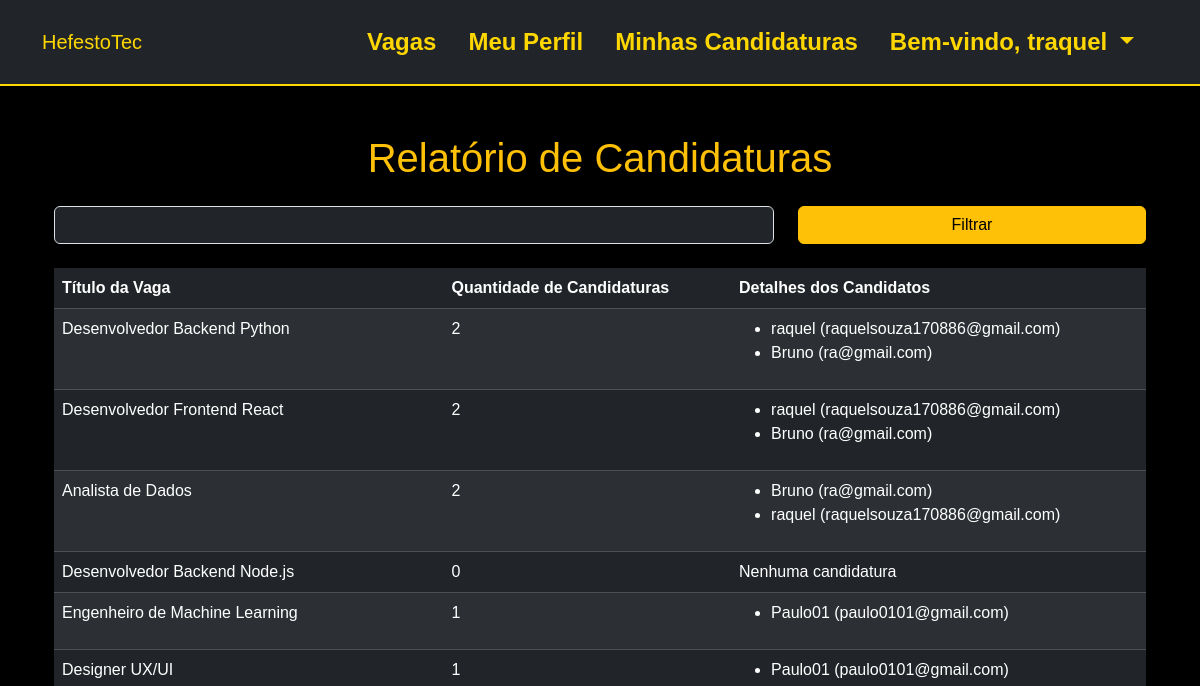
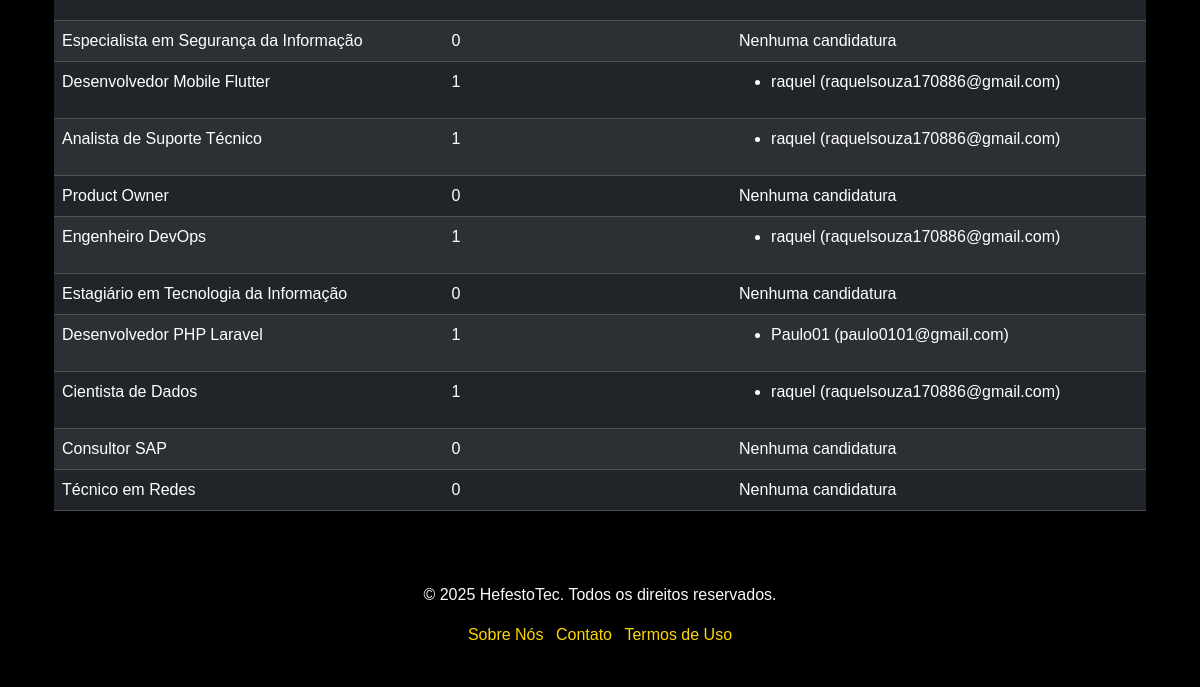
The app's page /relatorio/candidaturas/ (signed in), older data (2 pictures, top to bottom).
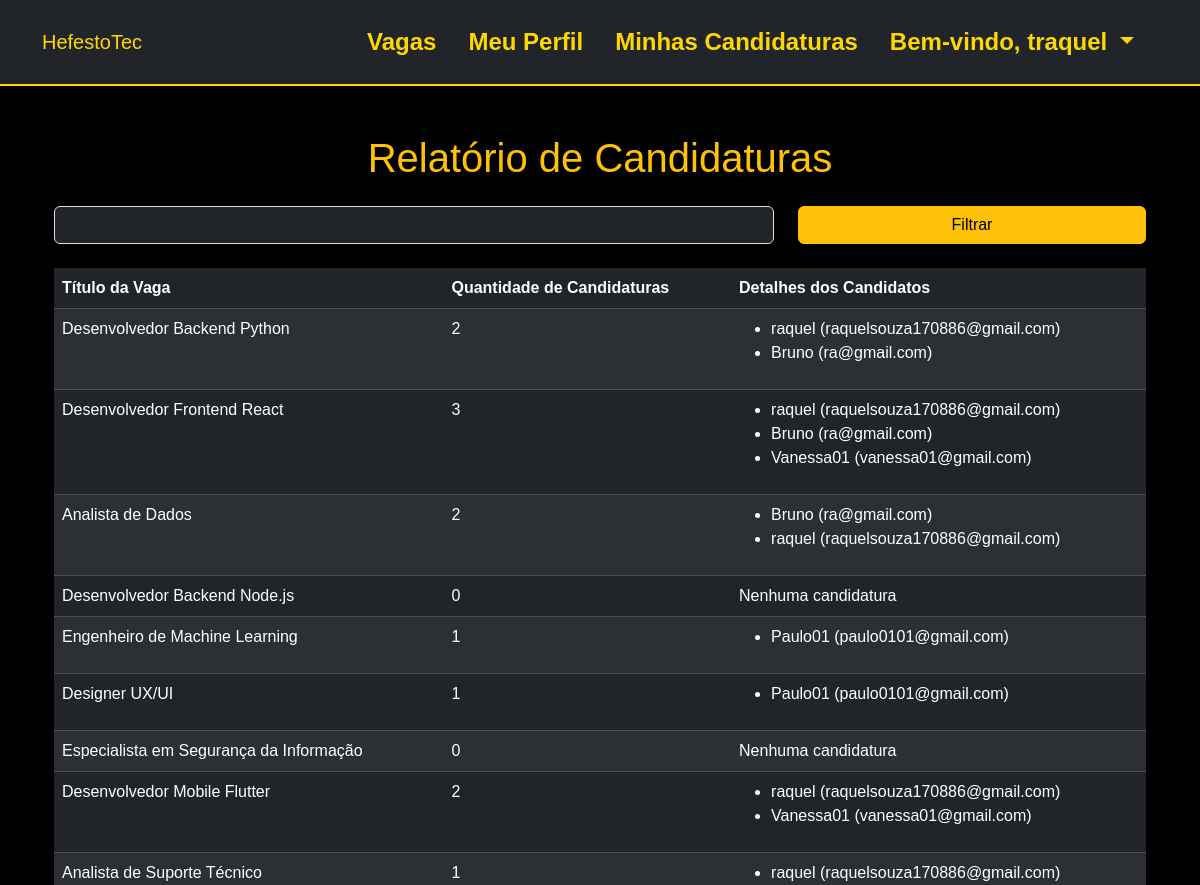
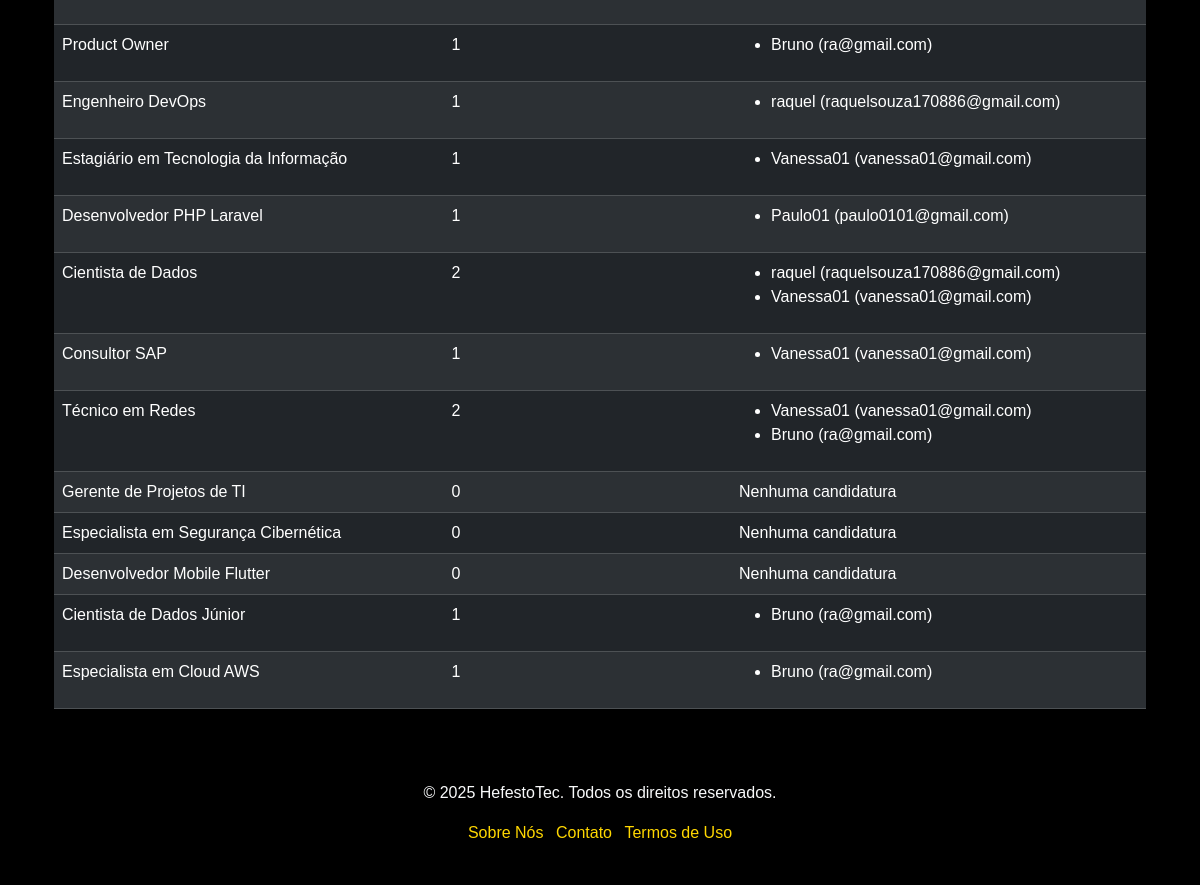
The same page, newer data (2 pictures, top to bottom).
### vagas/models.py (models this page shows, shortened)
class Vaga(models.Model):
    titulo = models.CharField(max_length=255)
    descricao = models.TextField()
    localizacao = models.CharField(max_length=100)
    salario = models.DecimalField(max_digits=10, decimal_places=2, null=True, blank=True)
    tipo = models.CharField(max_length=50, blank=True, null=True)
    beneficios = models.TextField(blank=True, null=True)
    status = models.CharField(max_length=50, blank=True, null=True)
    prazo_inscricao = models.DateField(blank=True, null=True)
    data_criacao = models.DateTimeField(auto_now_add=True)

class Candidatura(models.Model):
    vaga = models.ForeignKey(Vaga, on_delete=models.CASCADE)
    candidato = models.ForeignKey(settings.AUTH_USER_MODEL, on_delete=models.CASCADE)
    data_candidatura = models.DateTimeField(auto_now_add=True)

class Usuario(AbstractUser):
    pass

### vagas/views.py (the view)
# urls.py: path('relatorio/candidaturas/', views.relatorio_candidaturas, name='relatorio_candidaturas'),
@login_required
@staff_member_required
def relatorio_candidaturas(request):
    vagas = Vaga.objects.all()
    relatorio = []
    for vaga in vagas:
        candidaturas = Candidatura.objects.filter(vaga=vaga)
        relatorio.append({
            'vaga': vaga,
            'quantidade': candidaturas.count(),
            'candidatos': candidaturas
        })
    return render(request, 'vagas/relatorio_candidaturas.html', {'relatorio': relatorio})

### vagas/templates/vagas/relatorio_candidaturas.html (shortened to what this page needs)
{% extends 'vagas/base.html' %}
{% block content %}
<div class="container mt-5">
    <h1 class="text-center mb-4 text-warning">Relatório de Candidaturas</h1>
    <form method="get" class="mb-4">
        <div class="row">
            <div class="col-md-8">
                <input type="text" name="q" class="form-control bg-dark text-light" placeholder="Buscar por título ou número de candidaturas" value="{{ request.GET.q }}">
            </div>
            <div class="col-md-4">
                <button type="submit" class="btn btn-warning w-100">Filtrar</button>
            </div>
        </div>
    </form>
    <table class="table table-dark table-striped">
        <thead>
            <tr>
                <th>Título da Vaga</th>
                <th>Quantidade de Candidaturas</th>
                <th>Detalhes dos Candidatos</th>
            </tr>
        </thead>
        <tbody>
            {% for vaga in relatorio %}
                <tr>
                    <td>{{ vaga.vaga.titulo }}</td>
                    <td>{{ vaga.quantidade }}</td>
                    <td>
                        {% if vaga.candidatos %}
                            <ul>
                                {% for candidatura in vaga.candidatos %}
                                    <li>{{ candidatura.candidato.username }} ({{ candidatura.candidato.email }})</li>
                                {% endfor %}
                            </ul>
                        {% else %}
                            Nenhuma candidatura
                        {% endif %}
                    </td>
                </tr>
            {% endfor %}
        </tbody>
    </table>
</div>
{% endblock %}

Row changes from the older to the newer data that the page shows:
computed for Vaga "Desenvolvedor Frontend React": quantidade "2" → "3"
added Candidatura: candidato.username "Vanessa01", candidato.email "vanessa01@gmail.com", shown under Vaga "Desenvolvedor Frontend React"
computed for Vaga (number 8 of 21 on the later page): quantidade "1" → "2"
added Candidatura: candidato.username "Vanessa01", candidato.email "vanessa01@gmail.com", shown under Vaga (number 8 of 21 on the later page)
shown differently, row unchanged: Vaga "Product Owner": quantidade "0" → "1"; no longer shows "Nenhuma candidatura"
added Candidatura: candidato.username "Bruno", candidato.email "ra@gmail.com", shown under Vaga "Product Owner"
shown differently, row unchanged: Vaga "Estagiário em Tecnologia da Informação": quantidade "0" → "1"; no longer shows "Nenhuma candidatura"
added Candidatura: candidato.username "Vanessa01", candidato.email "vanessa01@gmail.com", shown under Vaga "Estagiário em Tecnologia da Informação"
computed for Vaga "Cientista de Dados": quantidade "1" → "2"
added Candidatura: candidato.username "Vanessa01", candidato.email "vanessa01@gmail.com", shown under Vaga "Cientista de Dados"
shown differently, row unchanged: Vaga "Consultor SAP": quantidade "0" → "1"; no longer shows "Nenhuma candidatura"
added Candidatura: candidato.username "Vanessa01", candidato.email "vanessa01@gmail.com", shown under Vaga "Consultor SAP"
shown differently, row unchanged: Vaga "Técnico em Redes": quantidade "0" → "2"; no longer shows "Nenhuma candidatura"
added Candidatura: candidato.username "Vanessa01", candidato.email "vanessa01@gmail.com", shown under Vaga "Técnico em Redes"
added Candidatura: candidato.username "Bruno", candidato.email "ra@gmail.com", shown under Vaga "Técnico em Redes"
added Vaga: vaga.titulo "Gerente de Projetos de TI", quantidade "0", shows "Nenhuma candidatura"
added Vaga: vaga.titulo "Especialista em Segurança Cibernética", quantidade "0", shows "Nenhuma candidatura"
added Vaga: vaga.titulo "Desenvolvedor Mobile Flutter", quantidade "0", shows "Nenhuma candidatura"
added Vaga: vaga.titulo "Cientista de Dados Júnior", quantidade "1"
added Candidatura: candidato.username "Bruno", candidato.email "ra@gmail.com", shown under "Cientista de Dados Júnior"
added Vaga: vaga.titulo "Especialista em Cloud AWS", quantidade "1"
added Candidatura: candidato.username "Bruno", candidato.email "ra@gmail.com", shown under "Especialista em Cloud AWS"
